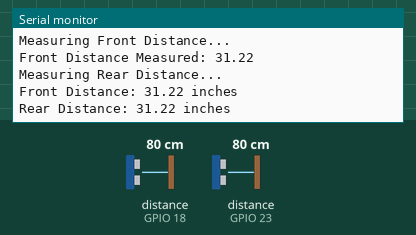
This sketch was run on a simulated ESP32. Shown: the last lines printed to the serial monitor. Wiring (inferred from the names in the program): 2 × ultrasonic range finder: trigger GPIO 19, echo GPIO 18 / trigger GPIO 22, echo GPIO 23. The inputs (shaded band) are chosen by the test bench; at power-on: distance to the obstacle (sensors on GPIO 18, GPIO 23) 80 cm. The echo pulse lasts 58.3 µs per cm; WiFi joins after 1.5 s; servers stay silent unless stated; no MQTT or app messages arrive unless stated.

Above: at 3.2 s.
3.3 s: distance to the obstacle (sensor on GPIO 18) set to 2 cm
At 3.57 s:
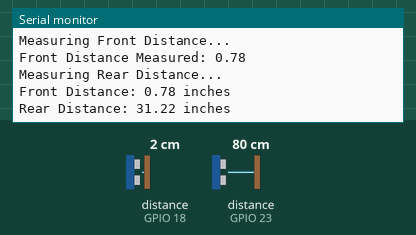
4.8 s: distance to the obstacle (sensor on GPIO 23) set to 2 cm
At 4.97 s:
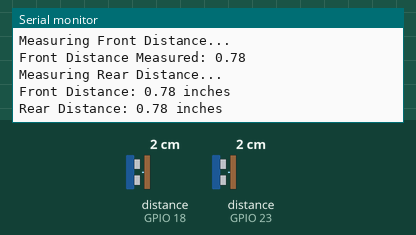
6.3 s: distance to the obstacle (sensor on GPIO 18) set to 4 cm
At 6.57 s:
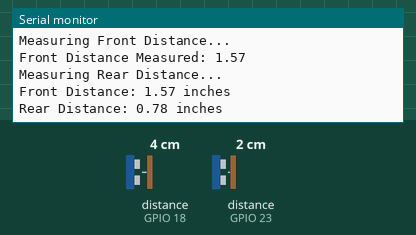
7.8 s: distance to the obstacle (sensor on GPIO 23) set to 4 cm
At 7.98 s:
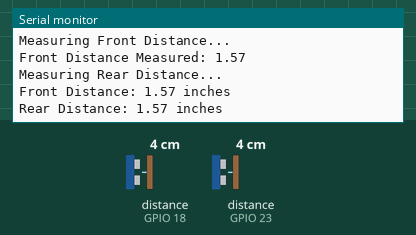
Timing chart, 0 to 10.3 s (numbered marks = the images above; inputs shaded):
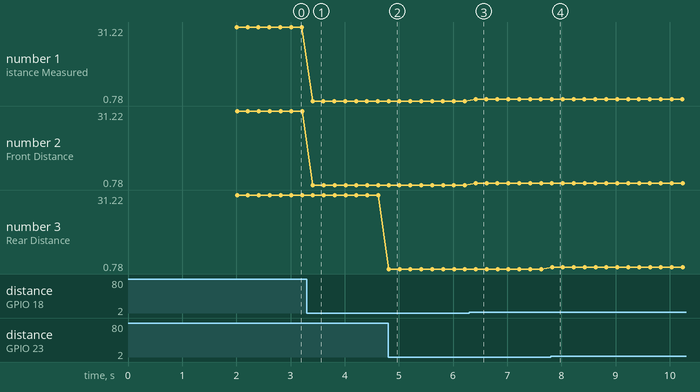

The sketch:

dualultrasonicesp32.ino
```cpp
#include <WiFi.h>
#include <PubSubClient.h>
#include <WebServer.h> // Include the Web Server library

// Network credentials
const char* ssid = "NETWORK";
const char* password = "PASSWORD";

// MQTT Broker settings
const char* mqtt_server = "192.168.1.10"; // Replace with the IP of your MQTT broker
const int mqtt_port = 1883;
const char* front_distance_topic = "robot/sensor/front";
const char* rear_distance_topic = "robot/sensor/rear";

// Ultrasonic Sensor Front Pins
const int triggerPinFront = 19; // GPIO 19 for front trigger
const int echoPinFront = 18;    // GPIO 18 for front echo

// Ultrasonic Sensor Rear Pins
const int triggerPinRear = 22;  // GPIO 22 for rear trigger
const int echoPinRear = 23;     // GPIO 23 for rear echo

// Variables to store the duration and the distance
long durationFront, durationRear;
float distanceInchFront, distanceInchRear;

// Initialize the WiFi and MQTT Client
WiFiClient espClient;
PubSubClient client(espClient);

WebServer server(80); // Initialize the WebServer object on port 80

unsigned long previousMillis = 0; // Will store last time the distance was updated
const long interval = 200;        // Interval at which to read sensor (milliseconds)

void setup() {
  // Start the Serial Communication
  Serial.begin(115200);

  // Set sensor pins as output and input for front and rear sensor
  pinMode(triggerPinFront, OUTPUT);
  pinMode(echoPinFront, INPUT);
  pinMode(triggerPinRear, OUTPUT);
  pinMode(echoPinRear, INPUT);

  // Connect to the Wi-Fi network
  WiFi.begin(ssid, password);
  while (WiFi.status() != WL_CONNECTED) {
    delay(1000);
    Serial.println("Connecting to WiFi...");
  }

  // Once connected, print the IP address
  Serial.println("Connected to WiFi");
  Serial.print("IP address: ");
  Serial.println(WiFi.localIP());

  // Connect to the MQTT broker
  client.setServer(mqtt_server, mqtt_port);

  // Setup routes for your web server
  server.on("/", handleRoot);
  server.on("/front", handleDistanceFront);
  server.on("/rear", handleDistanceRear);

  server.begin(); // Start the web server
}
bool mqttInitialConnect = false;

void loop() {
  unsigned long currentMillis = millis();

  // Handle WiFi connection
  if (WiFi.status() != WL_CONNECTED) {
    Serial.println("WiFi disconnected, attempting to reconnect...");
    WiFi.reconnect();  // Attempt to reconnect to WiFi
  }

  // Proceed with sensor readings regardless of MQTT connection
  if (currentMillis - previousMillis >= interval) {
    previousMillis = currentMillis;

    measureDistanceFront(); // Measure front distance
    measureDistanceRear();  // Measure rear distance

    // Print the distances to the Serial Monitor
    Serial.print("Front Distance: ");
    Serial.print(distanceInchFront);
    Serial.println(" inches");
    Serial.print("Rear Distance: ");
    Serial.print(distanceInchRear);
    Serial.println(" inches");
  }

  // MQTT Connection handling
  if (!client.connected()) {
    Serial.println("MQTT not connected, attempting to connect...");
    reconnectMQTT();
  } else {
    client.loop();  // Normal operation of MQTT client
  }

  // Handle web server
  server.handleClient();
}

int mqttAttemptCounter = 0; // Keep track of how many times we've tried
const int mqttMaxAttempts = 5; // Max number of times to print attempts
bool mqttQuietMode = false; // Flag to turn off prints after max attempts

void reconnectMQTT() {
  if (!mqttInitialConnect && mqtt_server != "") {
    // Only try to connect if we haven't connected before
    if (!mqttQuietMode) { // If we're not in quiet mode, print the message
      Serial.print("Attempting MQTT connection...");
    }

    // Attempt to connect
    if (client.connect("ESP32Client")) {
      Serial.println("connected");
      mqttInitialConnect = true; // Set the flag here
      // Subscribe to topics or perform other MQTT setup here if needed
    } else {
      if (!mqttQuietMode) { // If we're not in quiet mode, print the error
        Serial.print("failed, rc=");
        Serial.print(client.state());
        Serial.println(" will enter quiet mode after a few more attempts...");
      }
      mqttAttemptCounter++; // Increment the counter
      if (mqttAttemptCounter >= mqttMaxAttempts) {
        // If we've reached the max attempts, enable quiet mode
        mqttQuietMode = true;
      }
    }
  }
}
void measureDistanceFront() {
  Serial.println("Measuring Front Distance...");
  // Clears the triggerPin condition
  digitalWrite(triggerPinFront, LOW);
  delayMicroseconds(2);

  // Sets the triggerPin high (for set period of time)
  digitalWrite(triggerPinFront, HIGH);
  delayMicroseconds(10);
  digitalWrite(triggerPinFront, LOW);

  // Reads the echoPin, returns the sound wave travel time in microseconds
  durationFront = pulseIn(echoPinFront, HIGH);

  // Calculating the distance in inches
  distanceInchFront = (durationFront * 0.034 / 2) / 2.54;
  Serial.print("Front Distance Measured: ");
  Serial.println(distanceInchFront);
}

void measureDistanceRear() {
  Serial.println("Measuring Rear Distance...");

  // Clears the triggerPin condition
  digitalWrite(triggerPinRear, LOW);
  delayMicroseconds(2);

  // Sets the triggerPin high (for set period of time)
  digitalWrite(triggerPinRear, HIGH);
  delayMicroseconds(10);
  digitalWrite(triggerPinRear, LOW);

  // Reads the echoPin, returns the sound wave travel time in microseconds
  durationRear = pulseIn(echoPinRear, HIGH);

  // Calculating the distance in inches
  distanceInchRear = (durationRear * 0.034 / 2) / 2.54;
}


void handleRoot() {
  String html = "<h1>ESP32 Ultrasonic Sensor Readings</h1>"
                "<p><a href=\"/front\">Front Distance</a></p>"
                "<p><a href=\"/rear\">Rear Distance</a></p>";
  server.send(200, "text/html", html);
}

// Front distance handler
void handleDistanceFront() {
  measureDistanceFront(); // Call the measure function for the front sensor
  server.send(200, "text/plain", String(distanceInchFront) + " inches");
}

void handleDistanceRear() {
  measureDistanceRear(); // Call the measure function for the rear sensor
  server.send(200, "text/plain", String(distanceInchRear) + " inches");
}
```

Measured:
- after the input at 3.3 s, the serial monitor: prints a new line after 0.11 s (image 1)
- after the input at 4.8 s, the serial monitor: prints a new line at once (image 2)
- after the input at 6.3 s, the serial monitor: prints a new line after 0.12 s (image 3)
- after the input at 7.8 s, the serial monitor: prints a new line at once (image 4)
- plotted number 1: 31.22 → 0.78 after the input at 3.3 s, 0.78 → 1.57 after the input at 6.3 s
- plotted number 2: 31.22 → 0.78 after the input at 3.3 s, 0.78 → 1.57 after the input at 6.3 s
